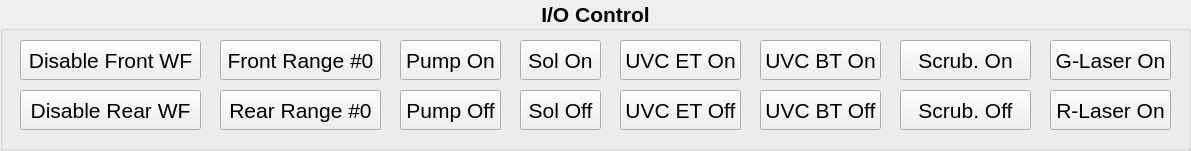
   <widget class="QGroupBox" name="ioctrl_groupBox">
    <property name="geometry">
     <rect>
      <x>20</x>
      <y>400</y>
      <width>1191</width>
      <height>151</height>
     </rect>
    </property>
    <property name="font">
     <font>
      <pointsize>16</pointsize>
      <weight>75</weight>
      <bold>true</bold>
     </font>
    </property>
    <property name="title">
     <string>I/O Control</string>
    </property>
    <property name="alignment">
     <set>Qt::AlignCenter</set>
    </property>
    <widget class="QPushButton" name="frontwfcPB">
     <property name="geometry">
      <rect>
       <x>20</x>
       <y>40</y>
       <width>181</width>
       <height>40</height>
      </rect>
     </property>
     <property name="font">
      <font>
       <pointsize>16</pointsize>
       <weight>50</weight>
       <bold>false</bold>
      </font>
     </property>
     <property name="text">
      <string>Disable Front WF</string>
     </property>
    </widget>
    <widget class="QPushButton" name="rearwfcPB">
     <property name="geometry">
      <rect>
       <x>20</x>
       <y>90</y>
       <width>181</width>
       <height>40</height>
      </rect>
     </property>
     <property name="font">
      <font>
       <pointsize>16</pointsize>
       <weight>50</weight>
       <bold>false</bold>
      </font>
     </property>
     <property name="text">
      <string>Disable Rear WF</string>
     </property>
    </widget>
    <widget class="QPushButton" name="frontselwfrnagePB">
     <property name="geometry">
      <rect>
       <x>220</x>
       <y>40</y>
       <width>161</width>
       <height>40</height>
      </rect>
     </property>
     <property name="font">
      <font>
       <pointsize>16</pointsize>
       <weight>50</weight>
       <bold>false</bold>
      </font>
     </property>
     <property name="text">
      <string>Front Range #0</string>
     </property>
    </widget>
    <widget class="QPushButton" name="rearselwfrnagePB">
     <property name="geometry">
      <rect>
       <x>220</x>
       <y>90</y>
       <width>161</width>
       <height>40</height>
      </rect>
     </property>
     <property name="font">
      <font>
       <pointsize>16</pointsize>
       <weight>50</weight>
       <bold>false</bold>
      </font>
     </property>
     <property name="text">
      <string>Rear Range #0</string>
     </property>
    </widget>
    <widget class="QPushButton" name="pumpOnPB">
     <property name="geometry">
      <rect>
       <x>400</x>
       <y>40</y>
       <width>101</width>
       <height>40</height>
      </rect>
     </property>
     <property name="font">
      <font>
       <pointsize>16</pointsize>
       <weight>50</weight>
       <bold>false</bold>
      </font>
     </property>
     <property name="text">
      <string>Pump On</string>
     </property>
    </widget>
    <widget class="QPushButton" name="pumpOffPB">
     <property name="geometry">
      <rect>
       <x>400</x>
       <y>90</y>
       <width>101</width>
       <height>40</height>
      </rect>
     </property>
     <property name="font">
      <font>
       <pointsize>16</pointsize>
       <weight>50</weight>
       <bold>false</bold>
      </font>
     </property>
     <property name="text">
      <string>Pump Off</string>
     </property>
    </widget>
    <widget class="QPushButton" name="solOnPB">
     <property name="geometry">
      <rect>
       <x>520</x>
       <y>40</y>
       <width>81</width>
       <height>40</height>
      </rect>
     </property>
     <property name="font">
      <font>
       <pointsize>16</pointsize>
       <weight>50</weight>
       <bold>false</bold>
      </font>
     </property>
     <property name="text">
      <string>Sol On</string>
     </property>
    </widget>
    <widget class="QPushButton" name="solOffPB">
     <property name="geometry">
      <rect>
       <x>520</x>
       <y>90</y>
       <width>81</width>
       <height>40</height>
      </rect>
     </property>
     <property name="font">
      <font>
       <pointsize>16</pointsize>
       <weight>50</weight>
       <bold>false</bold>
      </font>
     </property>
     <property name="text">
      <string>Sol Off</string>
     </property>
    </widget>
    <widget class="QPushButton" name="uvcETOnPB">
     <property name="geometry">
      <rect>
       <x>620</x>
       <y>40</y>
       <width>121</width>
       <height>40</height>
      </rect>
     </property>
     <property name="font">
      <font>
       <pointsize>16</pointsize>
       <weight>50</weight>
       <bold>false</bold>
      </font>
     </property>
     <property name="text">
      <string>UVC ET On</string>
     </property>
    </widget>
    <widget class="QPushButton" name="uvcETOffPB">
     <property name="geometry">
      <rect>
       <x>620</x>
       <y>90</y>
       <width>121</width>
       <height>40</height>
      </rect>
     </property>
     <property name="font">
      <font>
       <pointsize>16</pointsize>
       <weight>50</weight>
       <bold>false</bold>
      </font>
     </property>
     <property name="text">
      <string>UVC ET Off</string>
     </property>
    </widget>
    <widget class="QPushButton" name="uvcBTOnPB">
     <property name="geometry">
      <rect>
       <x>760</x>
       <y>40</y>
       <width>121</width>
       <height>40</height>
      </rect>
     </property>
     <property name="font">
      <font>
       <pointsize>16</pointsize>
       <weight>50</weight>
       <bold>false</bold>
      </font>
     </property>
     <property name="text">
      <string>UVC BT On</string>
     </property>
    </widget>
    <widget class="QPushButton" name="uvcBTOffPB">
     <property name="geometry">
      <rect>
       <x>760</x>
       <y>90</y>
       <width>121</width>
       <height>40</height>
      </rect>
     </property>
     <property name="font">
      <font>
       <pointsize>16</pointsize>
       <weight>50</weight>
       <bold>false</bold>
      </font>
     </property>
     <property name="text">
      <string>UVC BT Off</string>
     </property>
    </widget>
    <widget class="QPushButton" name="scrubCtrlOnPB">
     <property name="geometry">
      <rect>
       <x>900</x>
       <y>40</y>
       <width>131</width>
       <height>40</height>
      </rect>
     </property>
     <property name="font">
      <font>
       <pointsize>16</pointsize>
       <weight>50</weight>
       <bold>false</bold>
      </font>
     </property>
     <property name="text">
      <string>Scrub. On</string>
     </property>
    </widget>
    <widget class="QPushButton" name="scrubCtrlOffPB">
     <property name="geometry">
      <rect>
       <x>900</x>
       <y>90</y>
       <width>131</width>
       <height>40</height>
      </rect>
     </property>
     <property name="font">
      <font>
       <pointsize>16</pointsize>
       <weight>50</weight>
       <bold>false</bold>
      </font>
     </property>
     <property name="text">
      <string>Scrub. Off</string>
     </property>
    </widget>
    <widget class="QPushButton" name="greenLaserCtrlPB">
     <property name="geometry">
      <rect>
       <x>1050</x>
       <y>40</y>
       <width>121</width>
       <height>40</height>
      </rect>
     </property>
     <property name="font">
      <font>
       <pointsize>16</pointsize>
       <weight>50</weight>
       <bold>false</bold>
      </font>
     </property>
     <property name="text">
      <string>G-Laser On</string>
     </property>
    </widget>
    <widget class="QPushButton" name="redLaserCtrlPB">
     <property name="geometry">
      <rect>
       <x>1050</x>
       <y>90</y>
       <width>121</width>
       <height>40</height>
      </rect>
     </property>
     <property name="font">
      <font>
       <pointsize>16</pointsize>
       <weight>50</weight>
       <bold>false</bold>
      </font>
     </property>
     <property name="text">
      <string>R-Laser On</string>
     </property>
    </widget>
   </widget>
